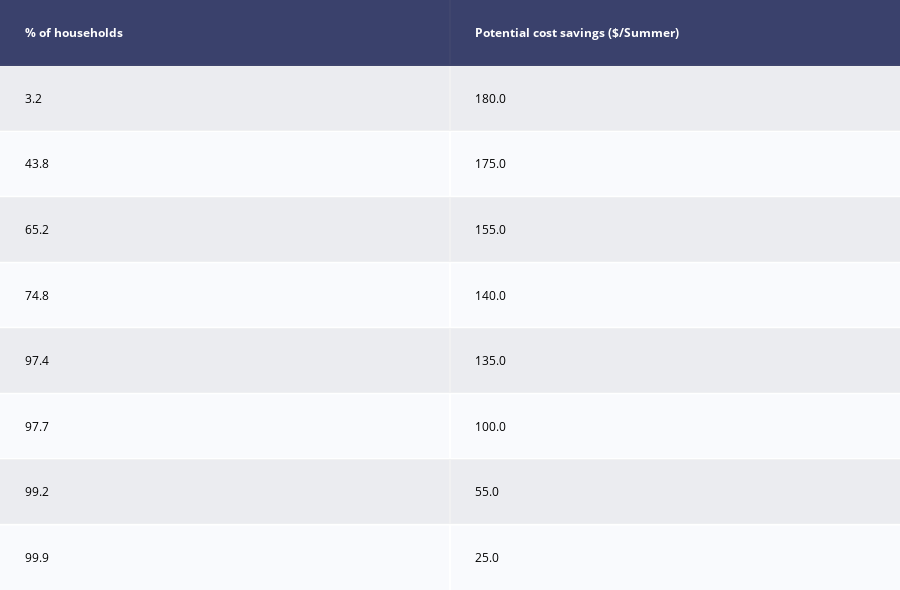

Notebook cell for this chart:
### Code cell
import plotly.figure_factory as ff

df = pd.read_excel("Data/Overview of the savings.xlsx")
df.sort_values(by='Maximum savings',inplace=True,ascending=False)
df['% of households'] = df['Percentage o buildings'].cumsum()
df['% of households'] = df['% of households'].round(1)
df.rename(columns={"Maximum savings":"Potential cost savings ($/Summer)"},inplace=True)
df = df[['% of households',"Potential cost savings ($/Summer)"]]
df = df.iloc[:-1]
fig = ff.create_table(df, height_constant=60)
# fig.layout.update({'width':"60vh"})

fig.show()

### Figure 1 — Plotly figure (JSON) as saved in the notebook; plotly's stock layout.template omitted (floating-point values rounded to 4 significant figures)
{"data": [{"colorscale": [[0, "#00083e"], [0.5, "#ededee"], [1, "#ffffff"]], "hoverinfo": "none", "opacity": 0.75, "showscale": false, "z": [[0, 0], [0.5, 0.5], [1, 1], [0.5, 0.5], [1, 1], [0.5, 0.5], [1, 1], [0.5, 0.5], [1, 1]], "type": "heatmap"}], "layout": {"annotations": [{"align": "left", "font": {"color": "#ffffff"}, "showarrow": false, "text": "<b>% of households</b>", "x": -0.45, "xanchor": "left", "xref": "x", "y": 0, "yref": "y"}, {"align": "left", "font": {"color": "#ffffff"}, "showarrow": false, "text": "<b>Potential cost savings ($/Summer)</b>", "x": 0.55, "xanchor": "left", "xref": "x", "y": 0, "yref": "y"}, {"align": "left", "font": {"color": "#000000"}, "showarrow": false, "text": "3.2", "x": -0.45, "xanchor": "left", "xref": "x", "y": 1, "yref": "y"}, {"align": "left", "font": {"color": "#000000"}, "showarrow": false, "text": "180.0", "x": 0.55, "xanchor": "left", "xref": "x", "y": 1, "yref": "y"}, {"align": "left", "font": {"color": "#000000"}, "showarrow": false, "text": "43.8", "x": -0.45, "xanchor": "left", "xref": "x", "y": 2, "yref": "y"}, {"align": "left", "font": {"color": "#000000"}, "showarrow": false, "text": "175.0", "x": 0.55, "xanchor": "left", "xref": "x", "y": 2, "yref": "y"}, {"align": "left", "font": {"color": "#000000"}, "showarrow": false, "text": "65.2", "x": -0.45, "xanchor": "left", "xref": "x", "y": 3, "yref": "y"}, {"align": "left", "font": {"color": "#000000"}, "showarrow": false, "text": "155.0", "x": 0.55, "xanchor": "left", "xref": "x", "y": 3, "yref": "y"}, {"align": "left", "font": {"color": "#000000"}, "showarrow": false, "text": "74.8", "x": -0.45, "xanchor": "left", "xref": "x", "y": 4, "yref": "y"}, {"align": "left", "font": {"color": "#000000"}, "showarrow": false, "text": "140.0", "x": 0.55, "xanchor": "left", "xref": "x", "y": 4, "yref": "y"}, {"align": "left", "font": {"color": "#000000"}, "showarrow": false, "text": "97.4", "x": -0.45, "xanchor": "left", "xref": "x", "y": 5, "yref": "y"}, {"align": "left", "font": {"color": "#000000"}, "showarrow": false, "text": "135.0", "x": 0.55, "xanchor": "left", "xref": "x", "y": 5, "yref": "y"}, {"align": "left", "font": {"color": "#000000"}, "showarrow": false, "text": "97.7", "x": -0.45, "xanchor": "left", "xref": "x", "y": 6, "yref": "y"}, {"align": "left", "font": {"color": "#000000"}, "showarrow": false, "text": "100.0", "x": 0.55, "xanchor": "left", "xref": "x", "y": 6, "yref": "y"}, {"align": "left", "font": {"color": "#000000"}, "showarrow": false, "text": "99.2", "x": -0.45, "xanchor": "left", "xref": "x", "y": 7, "yref": "y"}, {"align": "left", "font": {"color": "#000000"}, "showarrow": false, "text": "55.0", "x": 0.55, "xanchor": "left", "xref": "x", "y": 7, "yref": "y"}, {"align": "left", "font": {"color": "#000000"}, "showarrow": false, "text": "99.9", "x": -0.45, "xanchor": "left", "xref": "x", "y": 8, "yref": "y"}, {"align": "left", "font": {"color": "#000000"}, "showarrow": false, "text": "25.0", "x": 0.55, "xanchor": "left", "xref": "x", "y": 8, "yref": "y"}], "height": 590, "margin": {"b": 0, "l": 0, "r": 0, "t": 0}, "xaxis": {"dtick": 1, "gridwidth": 2, "showticklabels": false, "tick0": -0.5, "ticks": "", "zeroline": false}, "yaxis": {"autorange": "reversed", "dtick": 1, "gridwidth": 2, "showticklabels": false, "tick0": 0.5, "ticks": "", "zeroline": false}}}
